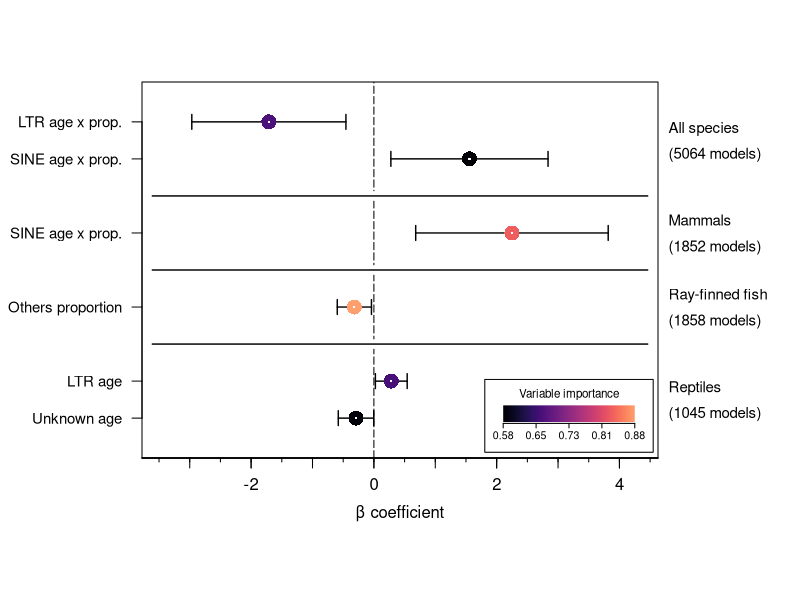

Recreate this plot in R.


library(viridis)

combined.df <- read.csv("../../results/model-averaging.csv")

# y positions
y <- c()
line <- c()
for (i in 1:length(combined.df$clade)) {
  if (is.null(y)) {
    y <- c(1)
  } else if (combined.df$clade[i] == prev) {
    y <- c(y, tail(y, 1) + 1)
  } else {
    y <- c(y, tail(y, 1) + 2)
    line <- c(line, tail(y, 1) - 1)
  }
  prev <- combined.df$clade[i]
}
y <- max(y)-y 
imp <- combined.df$importance

# color mapping
res <- 10000 # resolution
palette <- viridis(res, begin = 0, end = 0.8, option = "A") # palette
cols <- palette[round(((imp - min(imp)) / diff(range(imp))) * (res-1)) + 1] # colors

# y labels
labels <- c()
for (i in combined.df$model) {
  rep <- toupper(regmatches(i, regexpr("(?<=\\.)[a-zA-Z]+", i, perl = TRUE)))
  if (rep == "OTHERS") {
    rep <- "Others"
  } else if (rep == "UNKNOWN") {
    rep <- "Unknown"
  }
  
  if (grepl(":", i)) {
    type <- "age x prop."
  } else if (sub("\\..*", "", i) == "prop") {
    type <- "proportion"
  } else {
    type <- "age"
  }
  labels <- c(labels, paste(rep, type))
}

par(mar = c(7, 7, 4, 7) + 0.1) 

# main plot
x.range <- range(as.matrix(combined.df[c("lower", "upper")])) + c(-0.5, 0.5)
plot(x = combined.df$estimate, y = y, type = "n", xlim = x.range, 
     xlab = "β coefficient", ylab = NA, axes = FALSE,
     ylim = range(y) + c(-0.7, 0.7), useRaster = T, mgp = c(2.2, 0, 0)) # plot
# abline(v = 0, lty = 1, lwd = 2, col = "grey") # line at y = 0
abline(v = 0, lty = 5, lwd = 1, col = "black") # line at y = 0
# for (l in -100:4) {
#   abline(v = l, lty = 2, col = "grey") # vertical lines
# }
segments(combined.df$lower, y, combined.df$upper, y, lwd = 1.4) # confidence bars
segments(combined.df$upper, y-0.2, combined.df$upper, y+0.2, lwd = 1.4)
segments(combined.df$lower, y-0.2, combined.df$lower, y+0.2, lwd = 1.4)
points(combined.df$estimate, y, pch = 16, cex = 2, col = cols) # colored points
points(combined.df$estimate, y, pch = 16, cex = 0.324, col = "white") # center dots
axis(1, at = pretty(x.range), mgp = c(1, 0.8, 0)  ) # x axis
axis(1, at = seq(-10, 10, by = 0.5), labels = FALSE, tcl = -0.2)
axis(1, at = seq(-10, 10, by = 1), labels = FALSE, tcl = -0.5)
axis(2, at = y, labels = labels, las = 2, cex.axis = 0.9) # y axis
box()

# color bar
usr <- par("usr")
bar <- array(t(col2rgb(palette)/255), c(1, length(palette), 3))
fx1 <- 0.7; fx2 <- 0.955  # x
fy1 <- 0.10; fy2 <- 0.14 # y
xleft <- usr[1] + fx1 * diff(usr[1:2])
xright <- usr[1] + fx2 * diff(usr[1:2])
ybottom <- usr[3] + fy1 * diff(usr[3:4])
ytop <- usr[3] + fy2 * diff(usr[3:4])
rasterImage(array(t(col2rgb("white") / 255), dim = c(1, 1, 3)), 
            xleft - 0.3, ybottom - 1, xright + 0.3, ytop + 0.8, interpolate = FALSE)
rasterImage(bar, xleft, ybottom - 0.05, xright, ytop, interpolate = FALSE)
axis(
  side = 1, 
  at = seq(xleft, xright, length.out = 5), 
  labels = round(seq(min(imp), max(imp), length.out = 5), 2), 
  pos = ybottom - 0.008 * diff(usr[3:4]), 
  tck = -0.012, 
  cex.axis = 0.64, 
  mgp = c(1, -0.01, 1)
)
text(mean(c(xleft, xright)), 
     mean(c(ybottom, ytop)) + 0.53, 
     adj = c(0.5, 0.5), cex = 0.7, 
     labels = "Variable importance")
rect(xleft - 0.3, ybottom - 0.86, xright + 0.3, ytop + 0.7, 
     border = "black", lwd = 1)

# lines separating clades
for (j in line) {
  j <- j - 1
  rgb_vals <- col2rgb("white") / 255
  bar <- array(t(rgb_vals), dim = c(1, 1, 3))
  fx1 <- 0.02; fx2 <- 0.98  # x
  xleft <- usr[1] + fx1 * diff(usr[1:2])
  xright <- usr[1] + fx2 * diff(usr[1:2])
  ybottom <- j - 0.13
  ytop <- j + 0.13
  rasterImage(bar, xleft, ybottom, xright, ytop, interpolate = FALSE)
  segments(xleft, j, xright, j, lwd = 1.4, color = "")
}

# all species
par(xpd = TRUE)
text(4.8, 7.85, 
     adj = c(0, 0.5), cex = 0.9, 
     labels = "All species")
text(4.8, 7.15, 
     adj = c(0, 0.5), cex = 0.9, 
     labels = "(5064 models)")

# mammals
text(4.8, 5.35, 
     adj = c(0, 0.5), cex = 0.9, 
     labels = "Mammals")
text(4.8, 4.65, 
     adj = c(0, 0.5), cex = 0.9,  
     labels = "(1852 models)")

# fish
text(4.8, 3.35, 
     adj = c(0, 0.5), cex = 0.9,  
     labels = "Ray-finned fish")
text(4.8, 2.65, 
     adj = c(0, 0.5), cex = 0.9, 
     labels = "(1858 models)")

# reptiles
text(4.8, 0.85, 
     adj = c(0, 0.5), cex = 0.9, 
     labels = "Reptiles")
text(4.8, 0.15, 
     adj = c(0, 0.5), cex = 0.9, 
     labels = "(1045 models)")
par(xpd = FALSE)
par(mar = c(5, 4, 4, 2) + 0.1) 









































